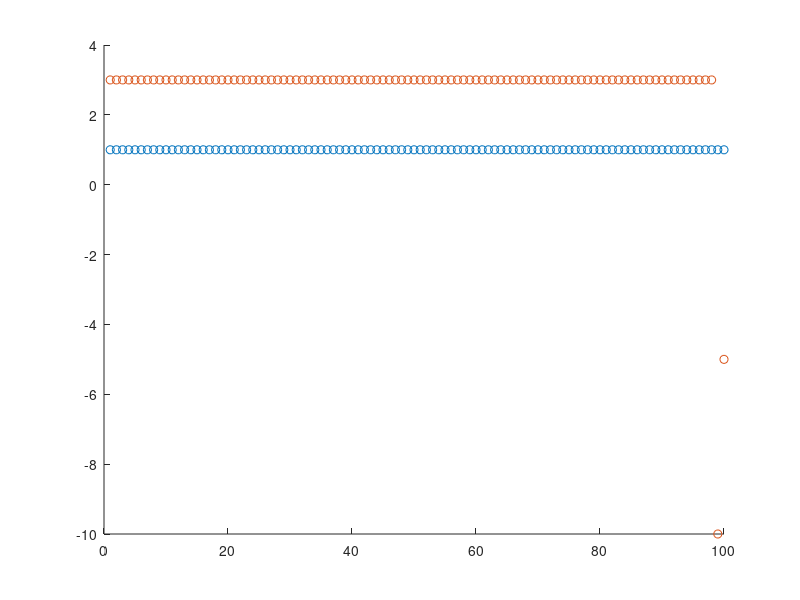

The MATLAB script that drew this image: (Note: this script raises an error after producing the figure.)
clear all;
clc;
close all;
%% Generate data
class1=ones(100,2);
class1(:,1)=1:100;
class2=3*ones(100,2);
class2(:,1)=1:100;
class2(100,2)=-5;
class2(99,2)=-10;
weight1=ones(100,1);
weight2=ones(100,1);
weight2(100,1)=10000;
weight2(99,1)=10000;
%% Visulized data
figure(1);
scatter(class1(:,1),class1(:,2));
hold on
scatter(class2(:,1),class2(:,2));
%% Data build
data=zeros(200,2);
data(1:100,:)=class1;
data(101:200,:)=class2;
label=ones(200,1);
label(101:200,1)=0;
weight=zeros(200,1);
weight(1:100,1)=weight1;
weight(101:200,1)=weight2;
%% Train
[bestFeature,threshold,type]=Set_DSw(data,label,weight)
%%
y=ones(101,2);
y(:,1)=0:100;
y(:,2)=threshold;
plot(y(:,1),y(:,2),'-k');
legend('class1','class2','decision boundary')
%% Train
figure(2);
scatter(class1(:,1),class1(:,2));
hold on
scatter(class2(:,1),class2(:,2));
%% Train2
[bestFeature,threshold,type,accuracy]=Set_DS(data,label)
%%
y=ones(101,2);
y(:,1)=0:100;
y(:,2)=threshold;
plot(y(:,1),y(:,2),'--k');
legend('class1','class2','decision boundary')